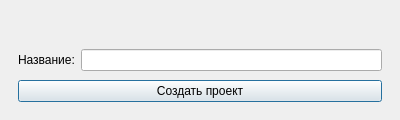
<?xml version="1.0" encoding="UTF-8"?>
<ui version="4.0">
 <class>Dialog</class>
 <widget class="QDialog" name="Dialog">
  <property name="geometry">
   <rect>
    <x>0</x>
    <y>0</y>
    <width>400</width>
    <height>120</height>
   </rect>
  </property>
  <property name="minimumSize">
   <size>
    <width>400</width>
    <height>120</height>
   </size>
  </property>
  <property name="maximumSize">
   <size>
    <width>400</width>
    <height>120</height>
   </size>
  </property>
  <property name="windowTitle">
   <string>Создание проекта</string>
  </property>
  <property name="whatsThis">
   <string>&lt;html&gt;&lt;head/&gt;&lt;body&gt;&lt;p&gt;Тут вы можете создать новый проект&lt;/p&gt;&lt;/body&gt;&lt;/html&gt;</string>
  </property>
  <layout class="QVBoxLayout" name="verticalLayout_2">
   <item>
    <layout class="QVBoxLayout" name="verticalLayout">
     <property name="leftMargin">
      <number>7</number>
     </property>
     <property name="topMargin">
      <number>7</number>
     </property>
     <property name="rightMargin">
      <number>7</number>
     </property>
     <property name="bottomMargin">
      <number>7</number>
     </property>
     <item>
      <widget class="QLabel" name="error_label">
       <property name="text">
        <string/>
       </property>
       <property name="alignment">
        <set>Qt::AlignCenter</set>
       </property>
      </widget>
     </item>
     <item>
      <layout class="QFormLayout" name="formLayout">
       <item row="0" column="0">
        <widget class="QLabel" name="name_label">
         <property name="text">
          <string>Название:</string>
         </property>
        </widget>
       </item>
       <item row="0" column="1">
        <widget class="QLineEdit" name="name_edit"/>
       </item>
      </layout>
     </item>
     <item>
      <widget class="QPushButton" name="create_button">
       <property name="text">
        <string>Создать проект</string>
       </property>
      </widget>
     </item>
    </layout>
   </item>
  </layout>
 </widget>
 <resources/>
 <connections/>
</ui>
